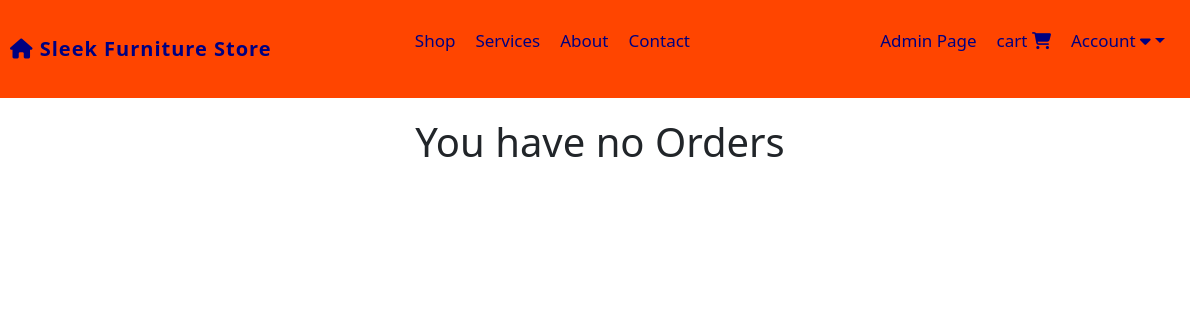
/orders (signed in), run on an earlier commit of the app's database.
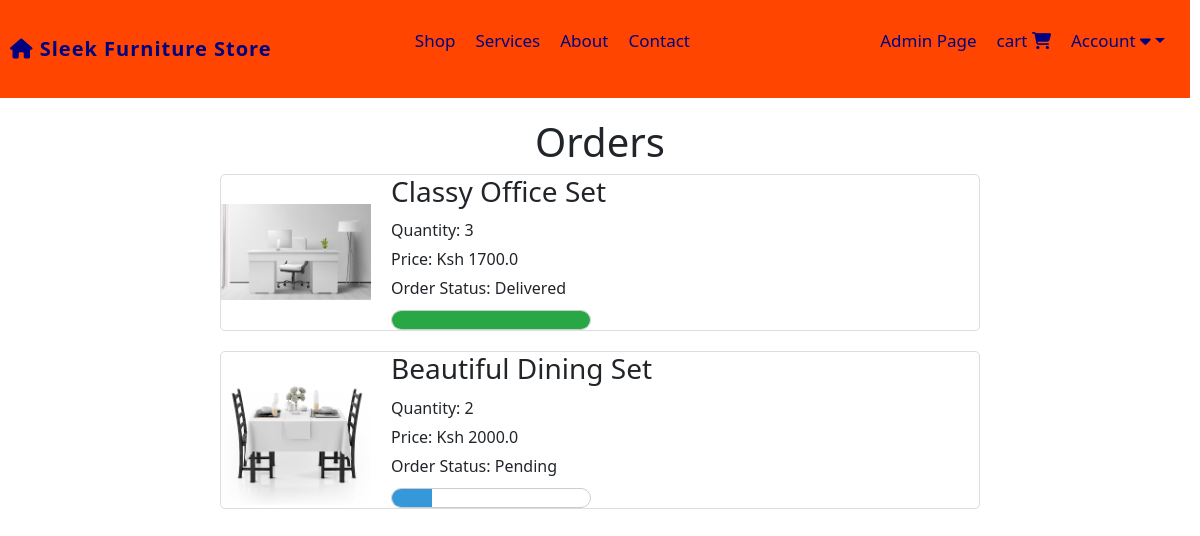
And on a later commit of the database.
### website/models.py (models this page shows, shortened)
class Order(db.Model):
    id = db.Column(db.Integer, primary_key=True)
    quantity = db.Column(db.Integer, nullable=False)
    price = db.Column(db.Float, nullable=False)
    status = db.Column(db.String(100), nullable=False)
    payment_id = db.Column(db.String(1000), nullable=False)
    customer_link = db.Column(db.Integer, db.ForeignKey('customer.id'), nullable=False)
    product_link = db.Column(db.Integer, db.ForeignKey('product.id'), nullable=False)

class Product(db.Model):
    id = db.Column(db.Integer, primary_key=True)
    product_name = db.Column(db.String(100), nullable=False)
    current_price = db.Column(db.Float, nullable=False)
    previous_price = db.Column(db.Float, nullable=False)
    in_stock = db.Column(db.Integer, nullable=False)
    product_picture = db.Column(db.String(1000), nullable=False)
    flash_sale = db.Column(db.Boolean, default=False)
    date_added = db.Column(db.DateTime(), default=datetime.utcnow)
    carts = db.relationship('Cart', backref='product', cascade='all, delete-orphan')
    orders = db.relationship('Order', backref='product', cascade='all, delete-orphan')

### website/views.py (the view)
@views.route('/orders')
@login_required
def order():
    orders = Order.query.filter_by(customer_link=current_user.id).all()
    return render_template('orders.html', orders=orders)

### website/__init__.py (called while the page is built)
def create_app():
    app = Flask(__name__)
    app.config['SECRET_KEY'] = 'Marymutiso' #For encrypting session data for auth etc.
    app.config['SQLALCHEMY_DATABASE_URI'] = f'sqlite:///{DB_NAME}'
    migrate = Migrate(app, db)
    db.init_app(app)
    @app.errorhandler(404)
    def page_not_found(error):
        return render_template('404.html'), 404
    login_manager = LoginManager()
    login_manager.init_app(app)
    login_manager.login_view = 'auth.login'
    @login_manager.user_loader
    def load_user(id):
        return Customer.query.get(int(id))
    from .views import views
    from .auth import auth
    from .admin import admin
    from .models import Customer, Product, Cart, Order
    app.register_blueprint(views, url_prefix='/')
    app.register_blueprint(auth, url_prefix='/')
    app.register_blueprint(admin, url_prefix='/')
    return app

### website/templates/orders.html (shortened to what this page needs)
{% extends 'base.html' %}
{% block content %}
    <div class="orders-container">
        <div>
            {% if orders %}
            <h1>Orders</h1>
            <div>
                <div>
                    {% for item in orders %}
                    <div class="order-item">
                        <img src="{{ item.product.product_picture }}" alt="">
                        <div class="order-item-details">
                            <h3>{{ item.product.product_name }}</h3>
                            <p>Quantity: {{ item.quantity }} </p>
                            <p>Price: Ksh {{ item.price }}</p>
                            <div>
                                <p>Order Status: {{ item.status }}</p>
                                {% if item.status == 'Pending' %}
                                <div class="progress-container">
                                    <div class="progress-bar" style="width: 20%; background-color: #3498db;"></div>
                                </div>
                                {% elif item.status == 'Accepted' %}
                                <div class="progress-container">
                                    <div class="progress-bar" style="width: 40%; background-color: #17a2b8;"></div>
                                </div>
                                {% elif item.status == 'Out for delivery'  %}
                                <div class="progress-container">
                                    <div class="progress-bar" style="width: 70%; background-color: #ffc107;"></div>
                                </div>
                                {% elif item.status == 'Delivered'  %}
                                <div class="progress-container">
                                    <div class="progress-bar" style="width: 100%; background-color: #28a745;"></div>
                                </div>
                                {% elif item.status == 'Canceled'  %}
                                <div class="progress-container">
                                    <div class="progress-bar" style="width: 100%; background-color: #dc3545;"></div>
                                </div>
                                {% endif %}
                            </div>
                        </div>
                    </div>
                    {% endfor %}
                </div>
            </div>
            {% else %}
            <h1>You have no Orders</h1>
            {% endif %}
        </div>
    </div>
{% endblock %}

### website/templates/base.html (shortened to what this page needs)
<!DOCTYPE html>
<html lang="en">
<head>
    <link rel="stylesheet" href="https://maxcdn.bootstrapcdn.com/bootstrap/5.3.2/css/bootstrap.min.css">
    <link rel="stylesheet" href="https://cdnjs.cloudflare.com/ajax/libs/bootstrap-icons/1.11.3/font/bootstrap-icons.min.css" />
    <link rel="stylesheet" href="{{ url_for('static', filename='css/navigation.css')}}">
    <link rel="stylesheet" href="{{ url_for('static', filename='css/home.css')}}">
    <link rel="stylesheet" href="{{ url_for('static', filename='css/auth.css')}}">
    <link rel="stylesheet" href="{{ url_for('static', filename='css/admin.css')}}">
    <link rel="stylesheet" href="{{ url_for('static', filename='css/cart-orders.css')}}">
    <link rel="stylesheet" href="{{ url_for('static', filename='css/all.min.css') }}">
    <link rel="stylesheet" href="{{ url_for('static', filename='css/bootstrap.min.css') }}">
</head>
<body>
    <nav>
        <a class="logo" href="/">
            <i class="fa-solid fa-house"></i>
            Sleek Furniture Store</a>
        <ul class="navbar">
            <li><a href="/all_products">Shop</a></li>
            <li><a href="/#service">Services</a></li>
            <li><a href="/#aboutcontainer">About</a></li>
            <li><a href="/#contact">Contact</a></li>
        </ul>
        <ul>
            {% if current_user.id == 1 %}
                <li><a href="/admin-page">Admin Page</a></li>
            {% endif %}
            <li>
                {% if current_user.is_authenticated %}
                    {% if cart | length < 1 %}
                    <a href="/cart">cart
                        <i class="fa-solid fa-cart-shopping"></i>
                    </a>
                    {% else %}
                    <a href="/cart">cart
                        <i class="bi bi-{{ cart | length }}-square-fill"></i>
                    </a>
                    {% endif %}
                {% endif %}
            </li>
            <li>
                <a href="#"  class="dropdown-toggle" data-bs-toggle="dropdown">Account <i class="fas fa-caret-down"></i></a>
            </li>
        </ul>
    </nav>
{% block content %} {% endblock %}
</body>
</html>

### website/static/css/navigation.css (style rules this page uses)
body { font-family: 'Arial', sans-serif; margin: 0; padding: 0; background: #eaeaea; }
nav { width: calc(100% - 10px); margin-right: 5px; padding: 10px; display: flex; justify-content: space-between; align-items: center; background-color: orangered; margin-bottom: 0; }
nav .logo { font-size: 20px; font-weight: 700; letter-spacing: 1px; color: navy; text-decoration: none; }
nav ul { display: flex; justify-content: space-between; align-items: center; list-style: none; display: flex; margin-right: 5px; }
nav ul li { margin: 10px; }
nav ul li a { font-size: 17px; text-decoration: none; color: navy; }

### website/static/css/cart-orders.css (style rules this page uses)
h1 { text-align: center; margin-top: 20px; }
.orders-container { max-width: 800px; margin: 0 auto; padding: 20px; }
.order-item { display: flex; align-items: center; margin-bottom: 20px; border: 1px solid #ddd; border-radius: 5px; overflow: hidden; }
.order-item img { max-width: 150px; height: auto; margin-right: 20px; }
.order-item-details { flex: 1; }
.order-item-details h3 { margin-top: 0; margin-bottom: 10px; }
.order-item-details p { margin: 5px 0; }
.progress-container { height: 20px; border: 1px solid #ccc; overflow: hidden; width: 200px; border-radius: 10px; margin-top: 10px; }
.progress-bar { height: 100%; }

What changed in the data, as far as the page shows it:
added Order: product.product_picture (picture), product.product_name "Classy Office Set", quantity "3", price "1700.0", status "Delivered"
added Order: product.product_picture (picture), product.product_name "Beautiful Dining Set", quantity "2", price "2000.0", status "Pending"
Also different on the page:
text no longer shown: "You have no Orders"
text now shown: "Orders"
